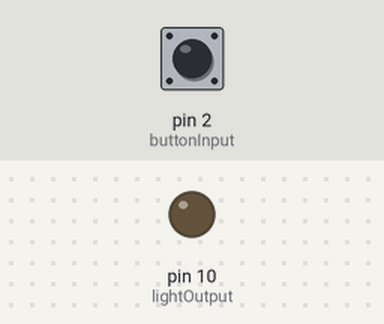
Recording of a sketch running on a simulated Arduino Uno, built with avr-gcc and run on an emulated ATmega328P. Parts: output pins drawn as LEDs (lit = HIGH). Inputs (shaded band) come from the test bench; at power-on: pin 2 (buttonInput) HIGH.

Above: at 1.2 s.
1.3 s: pin 2 (buttonInput) pulled LOW for 0.15 s
At 1.37 s:
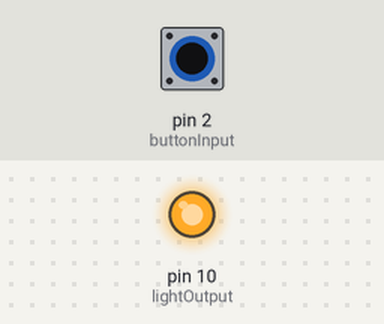
2.9 s: pin 2 (buttonInput) pulled LOW for 3.2 s
At 6.5 s:
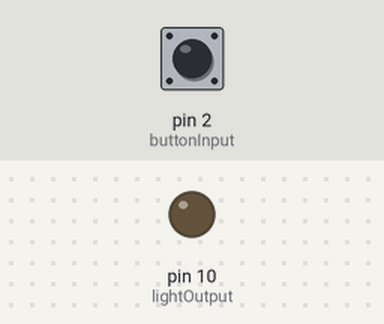
Timing chart, 0 to 8.0 s (numbered marks = the images above; inputs shaded):
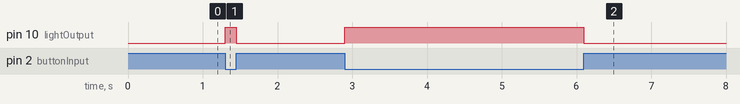

Measured:
- after the input at 1.3 s, pin 10 (lightOutput): LOW → HIGH at once, → LOW 0.15 s later
- after the input at 2.9 s, pin 10 (lightOutput): LOW → HIGH at once, → LOW 3.2 s later

The sketch:

PUSH_BUTTON.ino
```cpp
int buttonInput = 2;
int lightOutput = 10;
int buttonState = 0;

void setup() {
    pinMode(lightOutput, OUTPUT);
    pinMode(buttonInput, INPUT);
    digitalWrite(buttonInput, HIGH);
}


void loop() {
    buttonState = digitalRead(buttonInput);
    if (buttonState == HIGH) {
     // digitalWrite(lightOutput, HIGH);
      digitalWrite(lightOutput, LOW);
    }

    else {
      digitalWrite(lightOutput, HIGH);
    }


}
```
